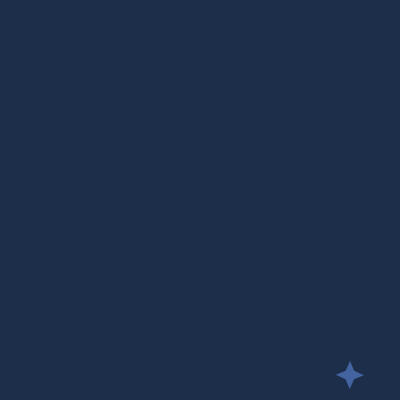
Frame 1 (no input)
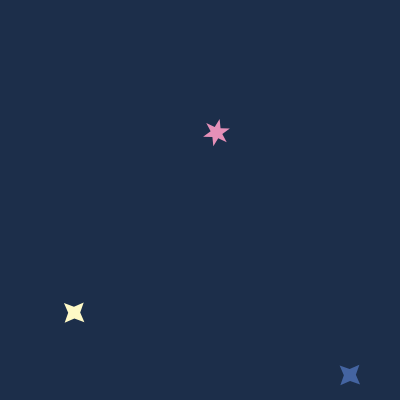
Frame 60 (no input)
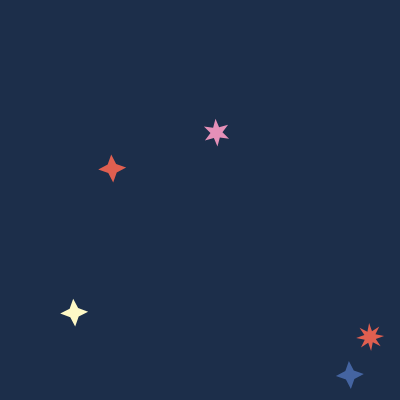
Frame 120 (the mouse pressed at the canvas centre since frame 60)

The p5.js sketch that drew these frames (run headless with seeded random() and noise() and a simulated clock; from frame 60 on, the mouse is pressed at the canvas centre):

// p5.js sketch
// ── sketch.js
const canvasHeight = 400;
const canvasWidth = 400;

// define variables
let palette = ["#4464a1", "#56a1c4", "#ee726b", "#ffc5c7", "#fef9c6", "#df5f50", "#5a3034", "#f5b800", "#ffcc4d", "#4b8a5f", "#e590b8"];
const stars = [];
const starRadius1 = 6;
const starRadius2 = 14;
const starMax = 30;
 
// https://developer.mozilla.org/en-US/docs/Web/JavaScript/Reference/Global_Objects/Math/random#getting_a_random_integer_between_two_values
// used this function as round() and random() didn't work
function getRandomInt(min, max) {
  min = Math.ceil(min);
  max = Math.floor(max);
  return Math.floor(Math.random() * (max - min) + min); // The maximum is exclusive and the minimum is inclusive
}

// create properties of stars and push them in the 'stars' array
for (let s = 0; s < starMax; s += 1) {
  let newStar;
  let hit = true;

  // While Loop cycles over possible locations until the star doesn't hit another one
  while(hit){
    hit = false;
    newStar = {
      x: Math.random() * (canvasWidth - (2*starRadius2)) + starRadius2,
      y: Math.random() * (canvasHeight - (2*starRadius2)) + starRadius2,
      color: palette[Math.round(Math.random() * (palette.length - 1))], // chooses random color from color palette
      spikes: getRandomInt(4,9) // chooses random spike amount
    };
    for (let ss = 0; ss < stars.length; ss += 1) {
      // sends star-location to hit-test
      if (hitTest(newStar, stars[ss])) {
        hit = true;
      }
    }
  }

  stars.push(newStar);
}

// tests if positions of stars are overlapping
// example code misleading -> it says to devide the radius by two instead of the diameter 
function hitTest(star1, star2) {
  let x1Min = star1.x - starRadius2;
  let x1Max = star1.x + starRadius2;
  let y1Min = star1.y - starRadius2;
  let y1Max = star1.y + starRadius2;

  let x2Min = star2.x - starRadius2;
  let x2Max = star2.x + starRadius2;
  let y2Min = star2.y - starRadius2;
  let y2Max = star2.y + starRadius2;

  if (
    ((x2Min < x1Max && x2Min > x1Min) ||
    (x2Max < x1Max && x2Max > x1Min)) &&
    ((y2Min < y1Max && y2Min > y1Min) ||
    (y2Max < y1Max && y2Max > y1Min))
  ) {
    return true;
  } else {
    return false;
  }
}

// setting counters for stars and frames
let starCounter = 0;
let frameCounter = 0;
function setup() {
  createCanvas(canvasHeight, canvasWidth);
  frameRate(60);
}


function draw() {
  background("#1C2E4A");
  noStroke();
  
  // iterating until max stars or max star counter are reached
  // with this, I can slowly add the stars instead of having them appear all at once
  for (let s = 0; s < stars.length && s <= starCounter; s++) {
    push();
    translate(stars[s].x, stars[s].y); 
    rotate(frameCount / 80);
    translate(-stars[s].x, -stars[s].y); // Warum geht das?
    star(
      stars[s].x,
      stars[s].y,
      starRadius1,
      starRadius2,
      stars[s].spikes,
      stars[s].color
    );
    pop();
  }
  
  // add star every 35 frames
  if(frameCounter % 35 === 0) {
    starCounter < stars.length ? starCounter++ : null;
  }
  // increase frame counter after each draw
  frameCounter++;
}

// function to describe the star
function star(x, y, starRadius1, starRadius2, starSpikes, color) {
  fill(color);
  let angle = TWO_PI / starSpikes;
  let halfAngle = angle / 2;
  beginShape();
  for (let a = 0; a < TWO_PI; a += angle) {
    let sx = x + cos(a) * starRadius2;
    let sy = y + sin(a) * starRadius2;
    vertex(sx, sy);
    sx = x + cos(a + halfAngle) * starRadius1;
    sy = y + sin(a + halfAngle) * starRadius1;
    vertex(sx, sy);
  }
  endShape(CLOSE);
}
